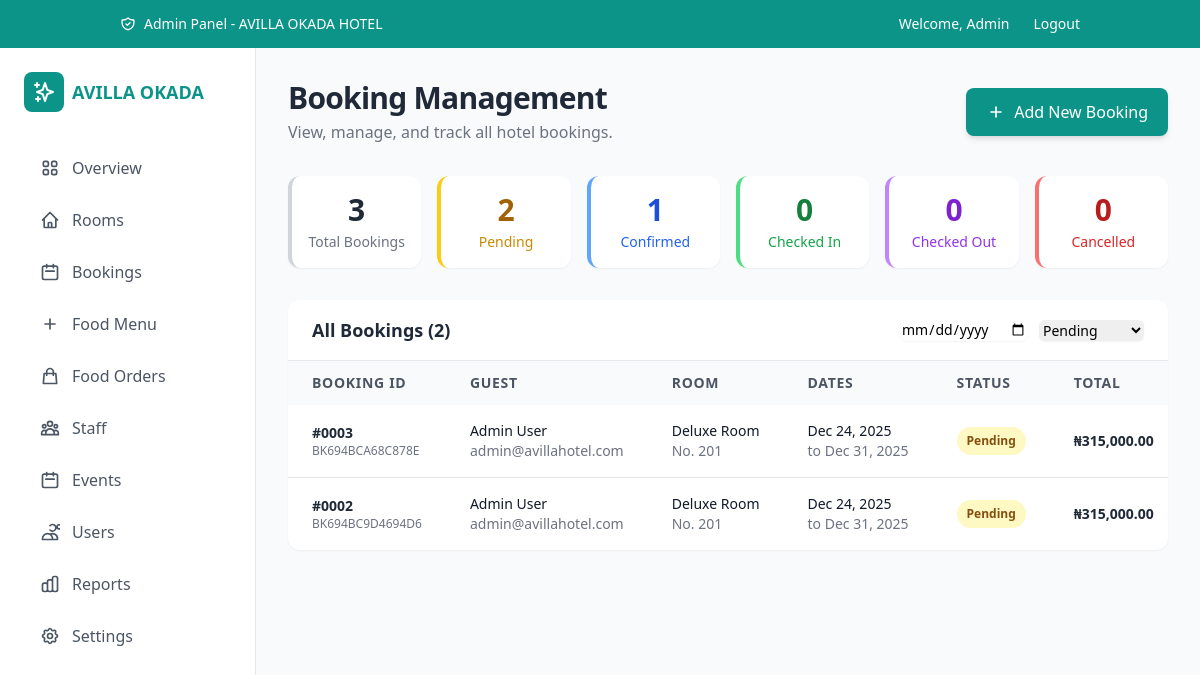
The app's page /admin/bookings.php?status=pending (signed in) with its own data.
### tables this page shows
CREATE TABLE `bookings` (
  `booking_id` int(11) NOT NULL,
  `booking_code` varchar(20) NOT NULL,
  `user_id` int(11) NOT NULL,
  `room_id` int(11) NOT NULL,
  `check_in_date` date NOT NULL,
  `check_out_date` date NOT NULL,
  `number_of_guests` int(11) NOT NULL,
  `total_nights` int(11) NOT NULL,
  `total_amount` decimal(10,2) NOT NULL,
  `status` enum('pending','confirmed','checked_in','checked_out','cancelled') DEFAULT 'pending',
  `booking_date` timestamp NOT NULL DEFAULT current_timestamp(),
  `special_requests` text DEFAULT NULL,
  `payment_status` enum('unpaid','partial','paid','refunded') DEFAULT 'unpaid'
);

CREATE TABLE `users` (
  `user_id` int(11) NOT NULL,
  `first_name` varchar(100) NOT NULL,
  `last_name` varchar(100) NOT NULL,
  `email` varchar(255) NOT NULL,
  `phone` varchar(20) DEFAULT NULL,
  `password_hash` varchar(255) NOT NULL,
  `role` enum('guest','admin','staff') DEFAULT 'guest',
  `registration_date` timestamp NOT NULL DEFAULT current_timestamp(),
  `last_login` timestamp NULL DEFAULT NULL,
  `is_active` tinyint(1) DEFAULT 1,
  `profile_image` varchar(255) DEFAULT NULL,
  `address` varchar(255) DEFAULT NULL,
  `city` varchar(100) DEFAULT NULL,
  `state` varchar(100) DEFAULT NULL,
  `country` varchar(100) DEFAULT 'Nigeria',
  `postal_code` varchar(20) DEFAULT NULL
);

CREATE TABLE `rooms` (
  `room_id` int(11) NOT NULL,
  `room_number` varchar(10) NOT NULL,
  `room_type` enum('Standard Room','Deluxe Room','Executive Suite') NOT NULL,
  `capacity` int(11) NOT NULL,
  `price_per_night` decimal(10,2) NOT NULL,
  `status` enum('available','occupied','maintenance','reserved','unavailable') DEFAULT 'available',
  `description` text DEFAULT NULL,
  `amenities` longtext DEFAULT NULL CHECK (json_valid(`amenities`)),
  `features` longtext DEFAULT NULL CHECK (json_valid(`features`)),
  `image_url` varchar(255) DEFAULT NULL,
  `created_date` timestamp NOT NULL DEFAULT current_timestamp(),
  `last_updated` timestamp NOT NULL DEFAULT current_timestamp() ON UPDATE current_timestamp()
);

### config/database.php (called while the page is built, shortened)
<?php
function formatCurrency($amount) {
    return '₦' . number_format($amount, 2);
}
function formatDate($date) {
    return date('M d, Y', strtotime($date));
}
?>

### admin/bookings.php (the view, shortened to what this page needs)
<?php
require_once '../config/database.php';
$status_filter = $_GET['status'] ?? '';
$date_filter = $_GET['date'] ?? '';
$query = "SELECT b.*, r.room_number, r.room_type, u.first_name, u.last_name, u.email, u.phone
          FROM bookings b
          JOIN rooms r ON b.room_id = r.room_id
          JOIN users u ON b.user_id = u.user_id";
$conditions = [];
$params = [];
if ($status_filter && $status_filter !== 'all') {
    $conditions[] = "b.status = ?";
    $params[] = $status_filter;
}
if (!empty($conditions)) {
    $query .= " WHERE " . implode(" AND ", $conditions);
}
$query .= " ORDER BY b.booking_date DESC";
try {
    $stmt = $pdo->prepare($query);
    $stmt->execute($params);
    $bookings = $stmt->fetchAll();
} catch(PDOException $e) {
    $bookings = [];
    error_log('Error fetching bookings: ' . $e->getMessage());
}
try {
    $stmt = $pdo->query("SELECT
        COUNT(*) as total,
        SUM(CASE WHEN status = 'pending' THEN 1 ELSE 0 END) as pending,
        SUM(CASE WHEN status = 'confirmed' THEN 1 ELSE 0 END) as confirmed,
        SUM(CASE WHEN status = 'checked_in' THEN 1 ELSE 0 END) as checked_in,
        SUM(CASE WHEN status = 'checked_out' THEN 1 ELSE 0 END) as checked_out,
        SUM(CASE WHEN status = 'cancelled' THEN 1 ELSE 0 END) as cancelled
        FROM bookings");
    $stats = $stmt->fetch();
} catch(PDOException $e) {
    $stats = ['total' => 0, 'pending' => 0, 'confirmed' => 0, 'checked_in' => 0, 'checked_out' => 0, 'cancelled' => 0];
}
require_once 'admin-header.php';
?>
<div id="bookings" class="tab-content p-6 lg:p-8">
    <div class="flex flex-col sm:flex-row justify-between items-start sm:items-center mb-8">
        <div>
            <h1 class="text-3xl font-bold text-gray-800 tracking-tight">Booking Management</h1>
            <p class="text-gray-500 mt-1">View, manage, and track all hotel bookings.</p>
        </div>
        <div class="flex items-center gap-2 mt-4 sm:mt-0">
                    <a href="add-booking.php" class="btn-primary outline-none flex items-center gap-2 bg-teal-600 hover:bg-teal-700 p-[12px_20px] rounded-lg text-white font-medium shadow-md hover:shadow-lg transition">
                        <svg class="h-5 w-5" fill="none" stroke="currentColor" viewBox="0 0 24 24"><path stroke-linecap="round" stroke-linejoin="round" stroke-width="2" d="M12 6v6m0 0v6m0-6h6m-6 0H6"/></svg>
                        Add New Booking
                    </a>        </div>
    </div>
    <div class="grid grid-cols-2 md:grid-cols-3 lg:grid-cols-6 gap-4 mb-8">
        <a href="?status=all" class="bg-white rounded-xl shadow-sm p-4 text-center hover:shadow-lg transition-shadow border-l-4 border-gray-300">
            <div class="text-3xl font-bold text-gray-800"><?php echo $stats['total']; ?></div>
            <div class="text-sm font-medium text-gray-500 mt-1">Total Bookings</div>
        </a>
        <a href="?status=pending" class="bg-white rounded-xl shadow-sm p-4 text-center hover:shadow-lg transition-shadow border-l-4 border-yellow-400">
            <div class="text-3xl font-bold text-yellow-700"><?php echo $stats['pending']; ?></div>
            <div class="text-sm font-medium text-yellow-600 mt-1">Pending</div>
        </a>
        <a href="?status=confirmed" class="bg-white rounded-xl shadow-sm p-4 text-center hover:shadow-lg transition-shadow border-l-4 border-blue-400">
            <div class="text-3xl font-bold text-blue-700"><?php echo $stats['confirmed']; ?></div>
            <div class="text-sm font-medium text-blue-600 mt-1">Confirmed</div>
        </a>
        <a href="?status=checked_in" class="bg-white rounded-xl shadow-sm p-4 text-center hover:shadow-lg transition-shadow border-l-4 border-green-400">
            <div class="text-3xl font-bold text-green-700"><?php echo $stats['checked_in']; ?></div>
            <div class="text-sm font-medium text-green-600 mt-1">Checked In</div>
        </a>
        <a href="?status=checked_out" class="bg-white rounded-xl shadow-sm p-4 text-center hover:shadow-lg transition-shadow border-l-4 border-purple-400">
            <div class="text-3xl font-bold text-purple-700"><?php echo $stats['checked_out']; ?></div>
            <div class="text-sm font-medium text-purple-600 mt-1">Checked Out</div>
        </a>
        <a href="?status=cancelled" class="bg-white rounded-xl shadow-sm p-4 text-center hover:shadow-lg transition-shadow border-l-4 border-red-400">
            <div class="text-3xl font-bold text-red-700"><?php echo $stats['cancelled']; ?></div>
            <div class="text-sm font-medium text-red-600 mt-1">Cancelled</div>
        </a>
    </div>
    <div class="bg-white rounded-xl shadow-sm overflow-hidden">
        <div class="px-6 py-4 border-b border-gray-200 flex flex-col sm:flex-row justify-between items-start sm:items-center">
            <h3 class="text-lg font-semibold text-gray-800 mb-2 sm:mb-0">All Bookings (<?php echo count($bookings); ?>)</h3>
            <div class="flex items-center gap-3">
                <input type="date" id="dateFilter" value="<?php echo htmlspecialchars($date_filter); ?>" class="form-input rounded-md border-gray-300 shadow-sm focus:border-teal-500 focus:ring-teal-500 text-sm" placeholder="Filter by date">
                <select id="statusFilter" class="form-select rounded-md border-gray-300 shadow-sm focus:border-teal-500 focus:ring-teal-500 text-sm">
                    <option value="pending" <?php echo $status_filter === 'pending' ? 'selected' : ''; ?>>Pending</option>
                </select>
            </div>
        </div>
        <div class="overflow-x-auto">
            <table class="w-full text-sm">
                <thead class="bg-gray-50">
                    <tr>
                        <th class="px-6 py-3 text-left font-semibold text-gray-600 uppercase tracking-wider">Booking ID</th>
                        <th class="px-6 py-3 text-left font-semibold text-gray-600 uppercase tracking-wider">Guest</th>
                        <th class="px-6 py-3 text-left font-semibold text-gray-600 uppercase tracking-wider">Room</th>
                        <th class="px-6 py-3 text-left font-semibold text-gray-600 uppercase tracking-wider">Dates</th>
                        <th class="px-6 py-3 text-left font-semibold text-gray-600 uppercase tracking-wider">Status</th>
                        <th class="px-6 py-3 text-left font-semibold text-gray-600 uppercase tracking-wider">Total</th>
                    </tr>
                </thead>
                <tbody class="divide-y divide-gray-200">
                    <?php if (empty($bookings)): ?>
                        <tr>
                            <td colspan="7" class="text-center py-12">
                                <div class="flex flex-col items-center justify-center text-gray-500">
                                    <svg class="h-12 w-12 mx-auto mb-3 text-gray-400" fill="none" stroke="currentColor" viewBox="0 0 24 24"><path stroke-linecap="round" stroke-linejoin="round" stroke-width="2" d="M8 7V3m8 4V3m-9 8h10M5 21h14a2 2 0 002-2V7a2 2 0 00-2-2H5a2 2 0 00-2 2v12a2 2 0 002 2z"/></svg>
                                    <h3 class="text-lg font-medium text-gray-700">No Bookings Found</h3>
                                    <p class="text-sm mt-1">There are no bookings matching the current filters.</p>
                                </div>
                            </td>
                        </tr>
                    <?php else: ?>
                        <?php foreach ($bookings as $booking): ?>
                            <tr class="hover:bg-gray-50 transition-colors">
                                <td class="px-6 py-4 whitespace-nowrap">
                                    <div class="font-bold text-gray-800">#<?php echo htmlspecialchars(str_pad($booking['booking_id'], 4, '0', STR_PAD_LEFT)); ?></div>
                                    <div class="text-xs text-gray-500"><?php echo htmlspecialchars($booking['booking_code']); ?></div>
                                </td>
                                <td class="px-6 py-4 whitespace-nowrap">
                                    <div class="font-medium text-gray-900"><?php echo htmlspecialchars($booking['first_name'] . ' ' . $booking['last_name']); ?></div>
                                    <div class="text-gray-500"><?php echo htmlspecialchars($booking['email']); ?></div>
                                </td>
                                <td class="px-6 py-4 whitespace-nowrap">
                                    <div class="font-medium text-gray-900"><?php echo htmlspecialchars($booking['room_type']); ?></div>
                                    <div class="text-gray-500">No. <?php echo htmlspecialchars($booking['room_number']); ?></div>
                                </td>
                                <td class="px-6 py-4 whitespace-nowrap">
                                    <div class="font-medium text-gray-900"><?php echo formatDate($booking['check_in_date']); ?></div>
                                    <div class="text-gray-500">to <?php echo formatDate($booking['check_out_date']); ?></div>
                                </td>
                                <td class="px-6 py-4 whitespace-nowrap">
                                    <?php
                                    $status_classes = [
                                        'pending' => 'bg-yellow-100 text-yellow-800',
                                        'confirmed' => 'bg-blue-100 text-blue-800',
                                        'checked_in' => 'bg-green-100 text-green-800',
                                        'checked_out' => 'bg-purple-100 text-purple-800',
                                        'cancelled' => 'bg-red-100 text-red-800',
                                    ];
                                    $status_class = $status_classes[strtolower($booking['status'])] ?? 'bg-gray-100 text-gray-800';
                                    ?>
                                    <span class="px-2.5 py-1 inline-flex text-xs leading-5 font-semibold rounded-full <?php echo $status_class; ?>">
                                        <?php echo htmlspecialchars(ucfirst(str_replace('_', ' ', $booking['status']))); ?>
                                    </span>
                                </td>
                                <td class="px-6 py-4 whitespace-nowrap font-semibold text-gray-800">
                                    <?php echo formatCurrency($booking['total_amount']); ?>
                                </td>
                            </tr>
                        <?php endforeach; ?>
                    <?php endif; ?>
                </tbody>
            </table>
        </div>
    </div>
</div>
<?php require_once 'admin-footer.php'; ?>

### shared-styles.css (style rules this page uses)
.btn-primary { @apply bg-teal-600 text-white px-6 py-3 rounded-lg hover:bg-teal-700 transition-colors font-semibold; }
.form-input { @apply w-full border border-gray-300 rounded-md pl-10 pr-4 py-3 focus:outline-none focus:ring-2 focus:ring-orange-500; }
.form-select { @apply w-full px-4 py-3 border-2 border-teal-300/60 rounded-xl bg-white/50 backdrop-blur-sm focus:outline-none focus:ring-2 focus:ring-teal-500 focus:border-teal-500 focus:bg-white/80 transition-all duration-200 shadow-sm; }

### records on screen
bookings: booking_id "0003", booking_code "BK694BCA68C878E", user.last_name "Admin User", user.email "admin@avillahotel.com", room.room_type "Deluxe Room", room.room_number "201", check_in_date "Dec 24, 2025", check_out_date "Dec 31, 2025", status "Pending", total_amount "₦315,000.00"
bookings: booking_id "0002", booking_code "BK694BC9D4694D6", user.last_name "Admin User", user.email "admin@avillahotel.com", room.room_type "Deluxe Room", room.room_number "201", check_in_date "Dec 24, 2025", check_out_date "Dec 31, 2025", status "Pending", total_amount "₦315,000.00"

### other values on screen
$user['first_name'] "Admin"
$stats['total'] "3"
$stats['pending'] "2"
$stats['confirmed'] "1"
$stats['checked_in'] "0"
$stats['checked_out'] "0"
$stats['cancelled'] "0"
count($bookings) "2"
